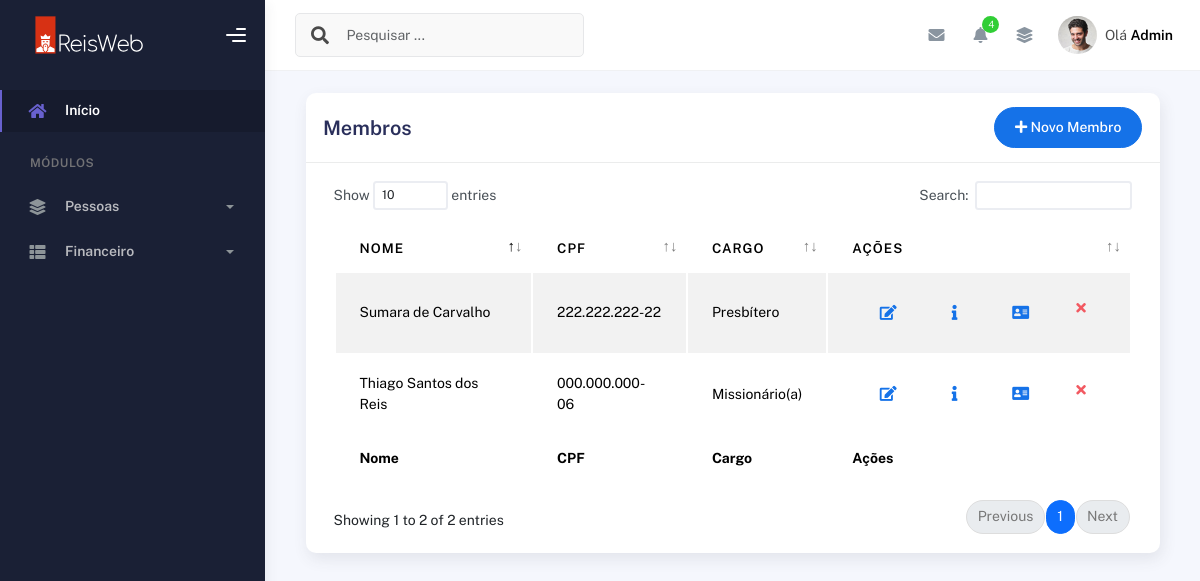
Before: /membros/ (signed in) with the older database file.
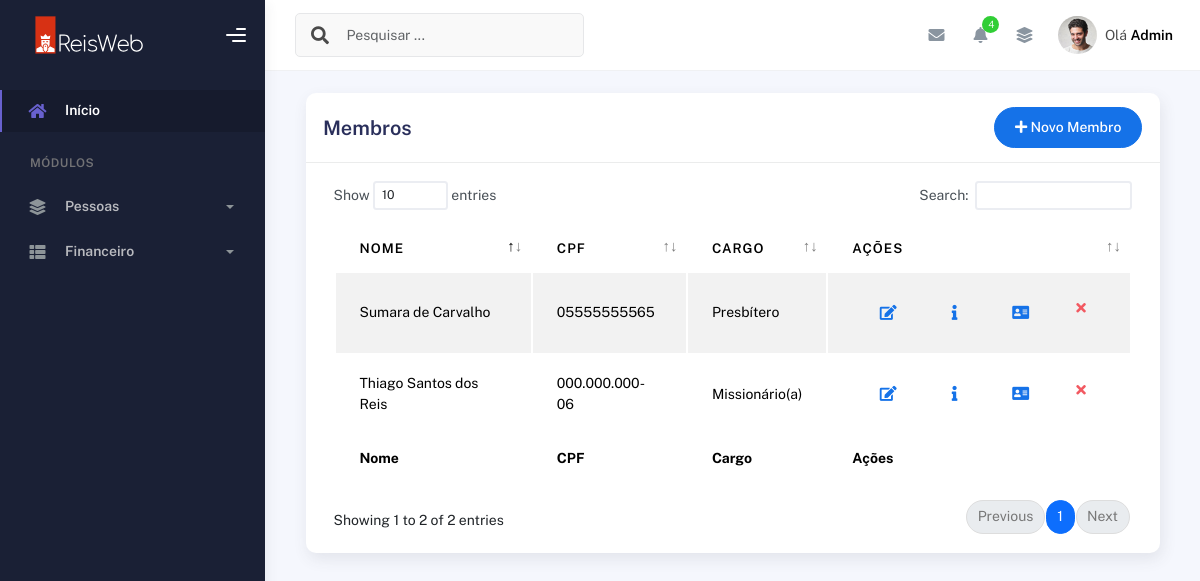
After: the same page with the newer database file.
### plataformaigreja/models.py (models this page shows, shortened)
class Membros(models.Model):
    choices_sexo = (('F', 'Feminino'),
                    ('M', 'Masculino'))
    choices_cargo = (('A', 'Auxiliar'),
                     ('C', 'Congregado'),
                     ('Cr', 'Crianças'),
                     ('Da', 'Diaconisa'),
                     ('D', 'Diácono'),
                     ('E', 'Evangelista'),
                     ('J', 'Jovem'),
                     ('Mb', 'Membro'),
                     ('Mi', 'Missionário(a)'),
                     ('Pr', 'Pastor'),
                     ('P', 'Presbítero'))
    nome = models.CharField(max_length=50)
    sexo = models.CharField(max_length=1, choices=choices_sexo)
    cpf = models.CharField(max_length=20, blank=True, null=True)
    email = models.EmailField(blank=True, null=True)
    telefone = models.CharField(max_length=19, blank=True, null=True)
    endereco = models.CharField(max_length=100, blank=True, null=True)
    foto = models.ImageField(upload_to="img_membros", null=True, blank=True)
    data_nascimento = models.DateField(null=True, blank=True)
    data_batismo = models.DateField(null=True, blank=True)
    cargo = models.CharField(max_length=2, choices=choices_cargo)
    pastor = models.ForeignKey(
        User,
        on_delete=models.CASCADE
    )

### plataformaigreja/views.py (the view, shortened to what this page needs)
# urls.py: path('membros/', views.membros, name='membros'),
@login_required(login_url='/usuarios/login')
def membros(request):
    if request.method == "GET":
        membros = Membros.objects.filter(pastor=request.user)
        return render(request, 'membros.html', {'membros': membros})

### plataformaigreja/templates/membros.html (shortened to what the changed rows need)
{% extends "bases/base_plataformaigreja.html" %}
{% load static %}
{% block 'conteudo' %}
  <div class="container">
    <div class="page-inner">
      <div class="col-md-12">
        <div class="card">
        <div class="card-body">
                    <div class="table-responsive">
                      <table
                        id="add-row"
                        class="display table table-striped table-hover"
                      >
                        <thead>
                          <tr>
                            <th>Nome</th>
                            <th>CPF</th>
                            <th>CARGO</th>
                            <th style="width: 10%">Ações</th>
                          </tr>
                        </thead>
                        <tfoot>
                          <tr>
                            <th>Nome</th>
                            <th>CPF</th>
                            <th>Cargo</th>
                            <th>Ações</th>
                          </tr>
                        </tfoot>
                        <tbody>
                          {% for membro in membros %}
                            <tr>
                              <td>{{membro.nome}}</td>
                              <td>{{membro.cpf | default:"000.000.000-00"}}</td>
                              <td>
                                {% if membro.cargo == "Mb" %}
                                  Membro
                                {% elif membro.cargo == "A" %}
                                  Auxiliar
                                {% elif membro.cargo == "C" %}
                                  Congregado
                                {% elif membro.cargo == "Cr" %}
                                  Crianças
                                {% elif membro.cargo == "Da" %}
                                  Diaconisa
                                {% elif membro.cargo == "D" %}
                                  Diácono
                                {% elif membro.cargo == "E" %}
                                  Evangelista
                                {% elif membro.cargo == "J" %}
                                  Jovem
                                {% elif membro.cargo == "Mi" %}
                                  Missionário(a)
                                {% elif membro.cargo == "Pr" %}
                                  Pastor
                                {% elif membro.cargo == "P" %}
                                  Presbítero
                                {% endif %}
                              </td>
                              <td>
                                <div class="form-button-action">
                                  <a href="{% url 'editar_membro' membro.id %}">
                                  <button
                                    type="button"
                                    title="Editar"
                                    class="btn btn-link btn-primary btn-lg"
                                    data-original-title="Edit Task"
                                    data-bs-toggle="modal"
                                    data-bs-target="#editarMembroModal"
                                  >
                                    <i class="fa fa-edit"></i>
                                  </button>
                                </a>
                                <button
                                    type="button"
                                    title="Informações"
                                    class="btn btn-link btn-primary btn-lg btn-detalhes"
                                    data-original-title="Edit Task"
                                    data-id="{{ membro.id }}"
                                    data-bs-toggle="modal"
                                    data-bs-target="#modalDetalhes"
                                  >
                                    <i class="fa fa-info"></i>
                                  </button>
                                  <a href="" class="btn btn-link btn-primary btn-lg" >
                                    <i class="fas fa-address-card"></i>
                                  </a>
                                 <form action="{% url 'excluir_membro' membro.id %}" method="post">{% csrf_token %}
                                  <button
                                    type="submit"
                                    data-bs-toggle="tooltip"
                                    title="Excluir"
                                    class="btn btn-link btn-danger"
                                    data-original-title="Remove"
                                    onclick="return confirm('Tem certeza que deseja excluir este membro?');"
                                  >
                                    <i class="fa fa-times"></i>
                                  </button>
                                </form>
                                </div>
                              </td>
                            </tr>
                          {% endfor %}
                        </tbody>
                      </table>
                    </div>
                  </div>
                </div>
              </div>
            </div>
          </div>
        </div>
      </div>
    </div>
{% endblock %}

Changed rows visible on the page:
changed Membros "Sumara de Carvalho": cpf "222.222.222-22" → "05555555565"
